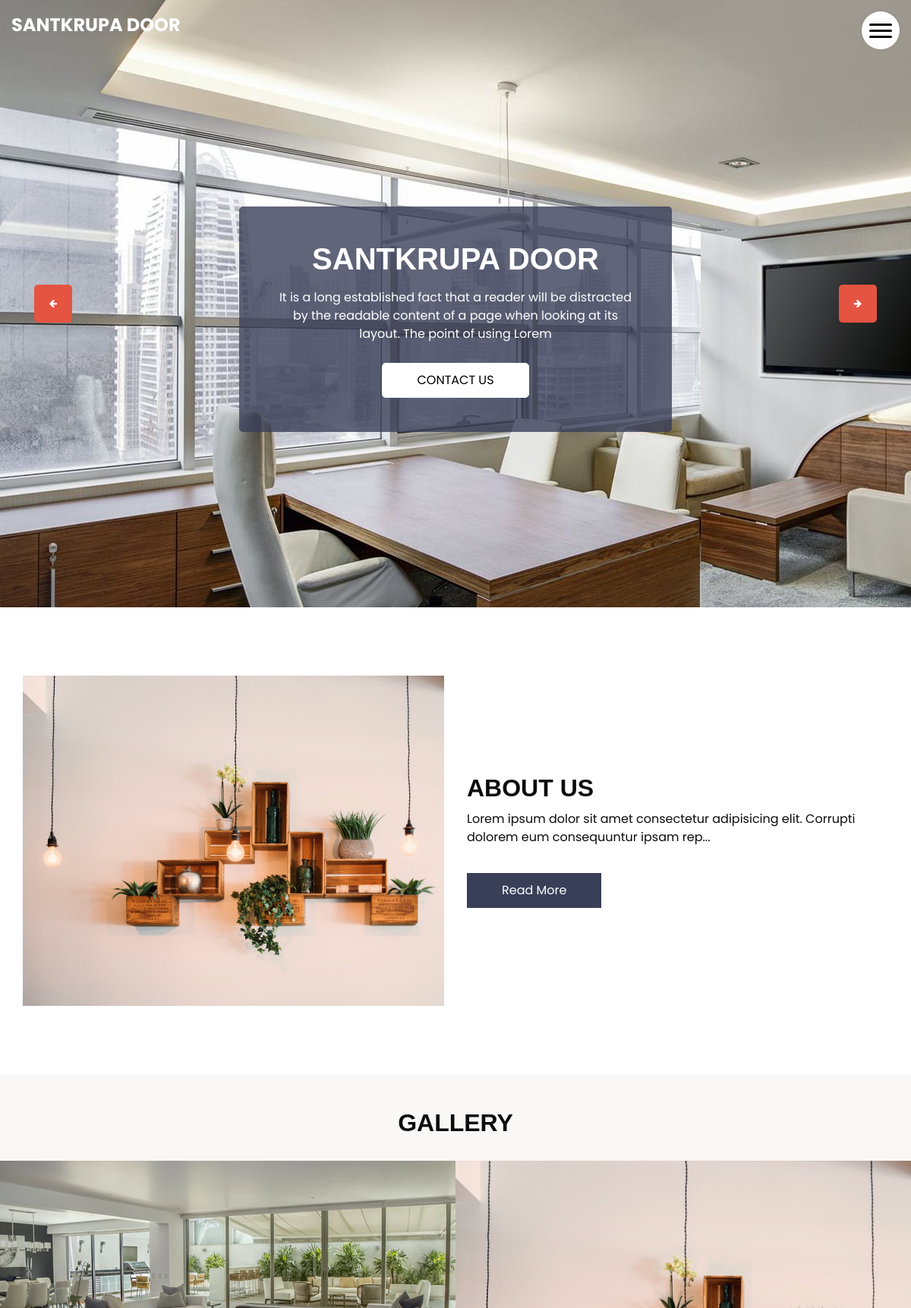
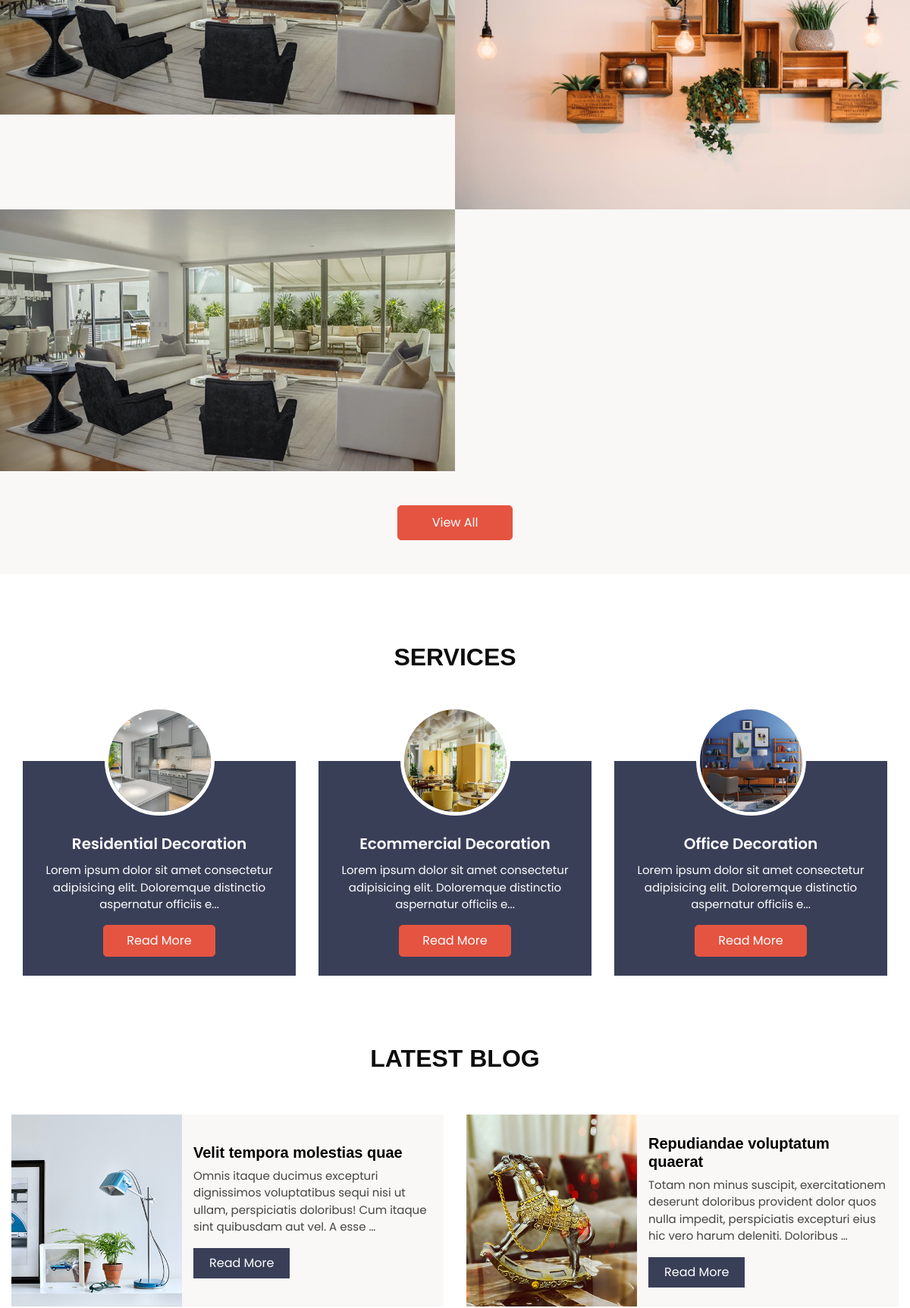
Page /templates/index.html (upper part) on the committed database (2 pictures, top to bottom).
### app/models.py (models this page shows, shortened)
class Header(models.Model):
    website_name = models.CharField(max_length=255)

class SliderImage(models.Model):
    image = models.ImageField(upload_to='images/')

class Slider(models.Model):
    title = models.CharField(max_length=255)
    description = models.TextField()
    button_link = models.CharField(max_length=255)

class About(models.Model):
    heading = models.CharField(max_length=255)
    image = models.ImageField(upload_to='images/', default=1)
    description = models.TextField()

class GalleryImage(models.Model):
    image = models.ImageField(upload_to='images/')

class Service(models.Model):
    title = models.CharField(max_length=255)
    image = models.ImageField(upload_to='images/')
    description = models.TextField()

class Blog(models.Model):
    title = models.CharField(max_length=255)
    image = models.ImageField(upload_to='blogs/')
    description = models.TextField()

### app/views.py (the view, shortened to what this page needs)
# urls.py: path('templates/index.html', views.index, name='index'),
def index(request):
    slider_images = SliderImage.objects.all()
    sliders = Slider.objects.all()
    header = Header.objects.first()
    info = Info.objects.first()
    footer = Footer.objects.first()
    about = About.objects.first()
    gallery_images = GalleryImage.objects.all()[:3]
    services = Service.objects.all()[:3]
    blogs = Blog.objects.all()[:2]
    testimonials = Testimonial.objects.all()
    form = ContactForm()
    return render(request, 'index.html', {'slider_images': slider_images , 'sliders': sliders, 'header': header, 'info': info, 'footer': footer, 'about': about, 'gallery_images': gallery_images, 'services': services, 'blogs': blogs, 'testimonials': testimonials, 'form': form})

### templates/index.html (shortened to what this page needs)
{% load static %}
<!DOCTYPE html>
<html>
<head>
  <link rel="stylesheet" type="text/css" href="{% static 'assets/css/bootstrap.css' %}" />
  <link rel="stylesheet" href="{% static 'assets/css/ekko-lightbox.css' %}" />
  <link href="{% static 'assets/css/font-awesome.min.css' %}" rel="stylesheet" />
  <link href="{% static 'assets/css/style.css' %}" rel="stylesheet" />
  <link href="{% static 'assets/css/responsive.css' %}" rel="stylesheet" />
</head>
<body>
  <header class="header_section">
    <div class="container-fluid">
      <nav class="navbar navbar-expand-lg custom_nav-container">
        <a class="navbar-brand" href="{% url 'index' %}">
          <span>
            {{ header.website_name }}
          </span>
        </a>
        <div class="" id="">
          <div class="custom_menu-btn">
            <button onclick="openNav()">
              <span class="s-1"> </span>
              <span class="s-2"> </span>
              <span class="s-3"> </span>
            </button>
          </div>
        </div>
      </nav>
    </div>
  </header>
  <section class="slider_section position-relative">
    <div id="customCarousel1" class="carousel slide" data-ride="carousel">
      <div class="carousel-inner">
        {% for slide in slider_images %}
          <div class="carousel-item {% if forloop.first %}active{% endif %}">
            <div class="img_container">
              <div class="img-box">
                <img src="{{ slide.image.url }}" class="" alt="...">
              </div>
            </div>
          </div>
        {% endfor %}
      </div>
      {% for slide in sliders %}
          <div class="carousel_btn_box">
            <a class="carousel-control-prev" href="#customCarousel1" role="button" data-slide="prev">
              <i class="fa fa-arrow-left" aria-hidden="true"></i>
            </a>
            <a class="carousel-control-next" href="#customCarousel1" role="button" data-slide="next">
              <i class="fa fa-arrow-right" aria-hidden="true"></i>
            </a>
          </div>
        </div>
        <div class="detail-box">
          <div class="col-md-8 col-lg-6 mx-auto">
            <div class="inner_detail-box">
              <h1>
                {{ slide.title }}
              </h1>
              <p>
                {{ slide.description }}
              </p>
              <div>
                <a href="{{ slide.button_link }}" class="slider-link">
                  CONTACT US
                </a>
              </div>
            </div>
          </div>
        </div>
      {% endfor %}
  </section>
  <section class="about_section layout_padding ">
    <div class="container">
      <div class="row">
        <div class="col-md-6">
          <div class="img-box">
            <img src="{{ about.image.url }}" alt="">
          </div>
        </div>
        <div class="col-md-6">
          <div class="detail-box">
            <div class="heading_container">
              <h2>
                {{ about.heading }}
              </h2>
            </div>
            <p>
              {% if about.description|length <= 100 %}
                  {{ about.description }}
              {% else %}
                  {{ about.description|slice:":100" }}...
            </p>
            <a href="{% url 'about' %}">Read More</a>
            {% endif %}
          </div>
        </div>
      </div>
    </div>
  </section>
  <div class="gallery_section layout_padding2">
    <div class="container-fluid">
      <div class="heading_container heading_center">
        <h2>
          Gallery
        </h2>
      </div>
      <div class="row">
        {% for image in gallery_images %}
          <div class=" col-sm-8 col-md-6 px-0">
            <div class="img-box">
              <img src="{{ image.image.url }}" alt="">
            </div>
          </div>
        {% endfor %}
      </div>
      <div class="btn-box">
        <a href="{% url 'gallery' %}">
          View All
        </a>
      </div>
    </div>
  </div>
  <section class="service_section layout_padding">
    <div class="container">
      <div class="heading_container heading_center">
        <h2>
          Services
        </h2>
      </div>
      <div class="row">
        {% for service in services %}
          <div class="col-md-6 col-lg-4 mx-auto">
            <div class="box">
              <div class="img-box">
                <img src="{{ service.image.url }}" alt="">
              </div>
              <div class="detail-box">
                <h5>
                  {{ service.title }}
                </h5>
                <p>{% if service.description|length <= 100 %}
                      {{ service.description }}
                   {% else %}
                      {{ service.description|slice:":100" }}...</p>
                <a href="{% url 'service' %}">
                  Read More
                </a>
                {% endif %}
              </div>
            </div>
          </div>
        {% endfor %}
      </div>
    </div>
  </section>
  <section class="blog_section ">
    <div class="container-fluid">
      <div class="heading_container">
        <h2>
          Latest Blog
        </h2>
      </div>
      <div class="row">
        {% for blog in blogs %}
          <div class="col-lg-6 ">
            <div class="box">
              <div class="img-box">
                <img src="{{ blog.image.url }}" alt="">
              </div>
              <div class="detail-box">
                <h5>
                  {{ blog.title }}
                </h5>
                <p>
                  {{ blog.description|truncatewords:20 }}
                </p>
                <a href="{% url 'blog' %}">
                  Read More
                </a>
              </div>
            </div>
          </div>
        {% endfor %}
      </div>
    </div>
  </section>
</body>
</html>

### static/assets/css/responsive.css (style rules this page uses)
@media (min-width: 1200px) { .container { max-width: 1170px; } }

### rows in the picture
Header: website_name "SANTKRUPA DOOR"
SliderImage: image (picture)
Slider: title "SANTKRUPA DOOR", description "It is a long established fact that a reader will be distracted by the readable content of a page when looking at its layout. The point of using Lorem"
About: image (picture), heading "ABOUT US", description "Lorem ipsum dolor sit amet consectetur adipisicing elit. Corrupti dolorem eum consequuntur ipsam rep"
GalleryImage: image (picture)
GalleryImage: image (picture)
GalleryImage: image (picture)
Service: image (picture), title "Residential Decoration", description "Lorem ipsum dolor sit amet consectetur adipisicing elit. Doloremque distinctio aspernatur officiis e"
Service: image (picture), title "Ecommercial Decoration", description "Lorem ipsum dolor sit amet consectetur adipisicing elit. Doloremque distinctio aspernatur officiis e"
Service: image (picture), title "Office Decoration", description "Lorem ipsum dolor sit amet consectetur adipisicing elit. Doloremque distinctio aspernatur officiis e"
Blog: image (picture), title "Velit tempora molestias quae", description "Omnis itaque ducimus excepturi dignissimos voluptatibus sequi nisi ut ullam, perspiciatis doloribus! Cum itaque sint quibusdam aut vel. A esse …"
Blog: image (picture), title "Repudiandae voluptatum quaerat", description "Totam non minus suscipit, exercitationem deserunt doloribus provident dolor quos nulla impedit, perspiciatis excepturi eius hic vero harum deleniti. Doloribus …"
